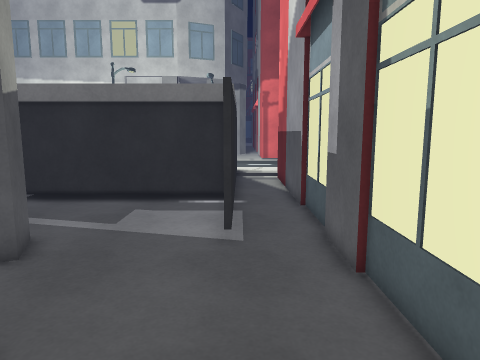
[1] (above)

18 first-person views from a walk through a 3-D level made in the Unity game engine. The camera is 1.5 m above the floor, tilts 8° down and sees 70° across. The floor is counted in squares, 0.5 m on a side. Each view is taken from the middle of a square. On the plan, view 1 faces up. The plan holds only what a view shows up to about 20 squares ahead; the rest is blank. The place goes on beyond the plan. Door leaves are left out, so doorways stand open. Some surface patterns are stand-ins.

[2]
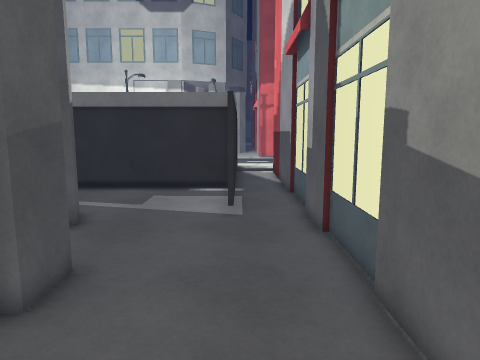

[3]
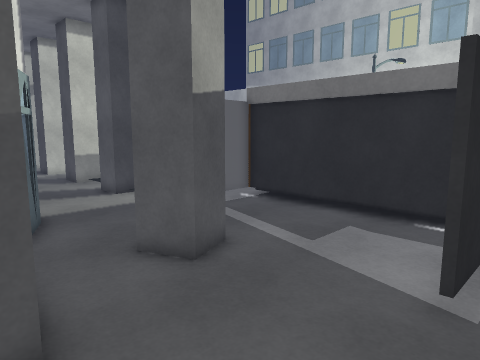

[4]
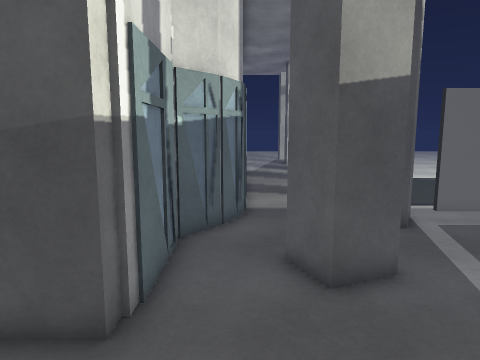

[5]
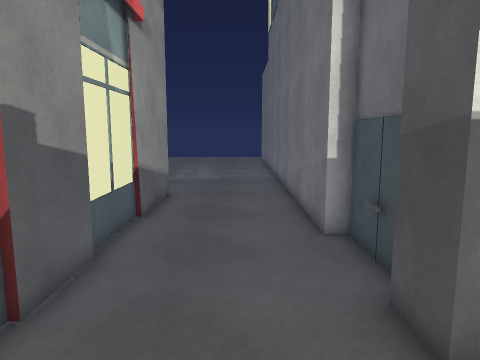

[6]
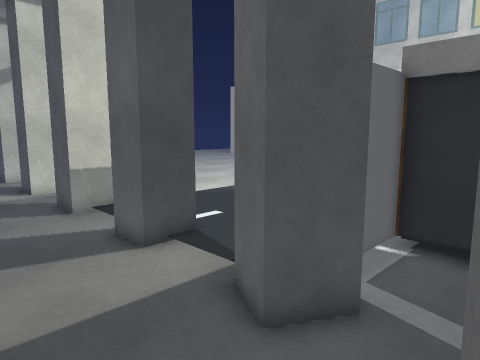

[7]
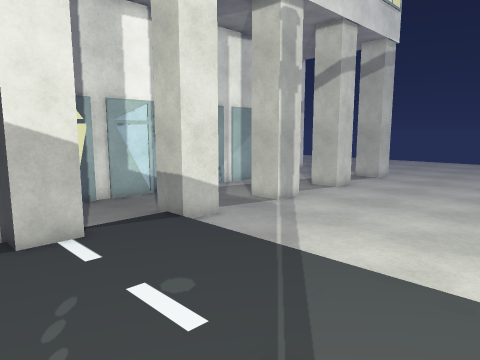

[8]
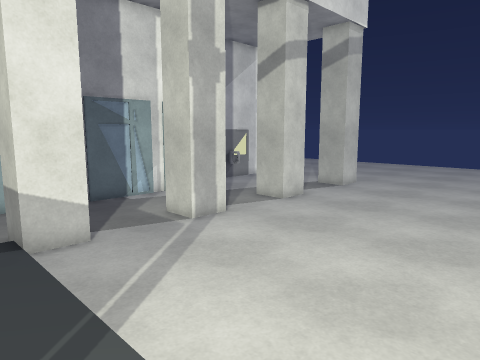

[9]
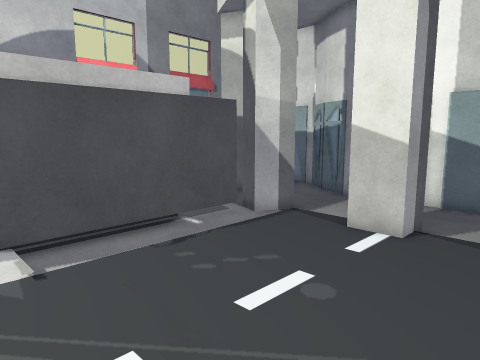

[10]
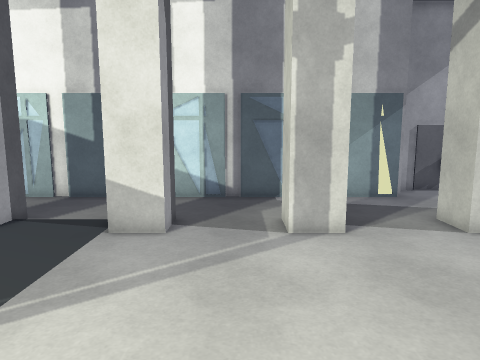

[11]
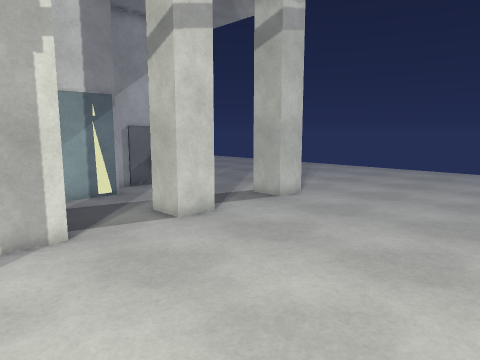

[12]
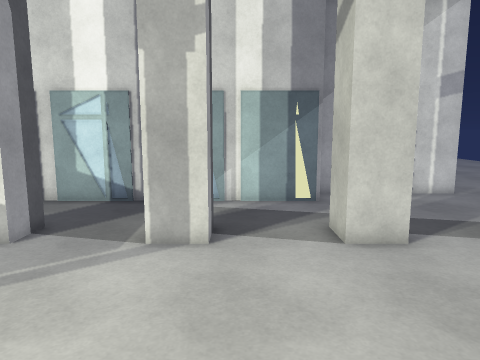

[13]
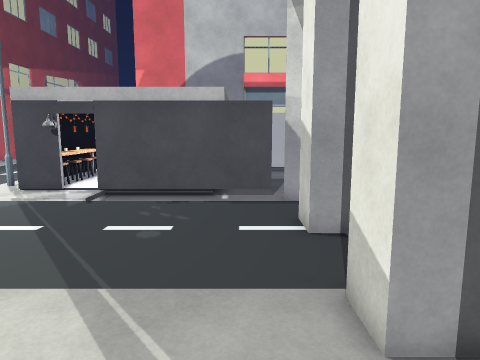

[14]
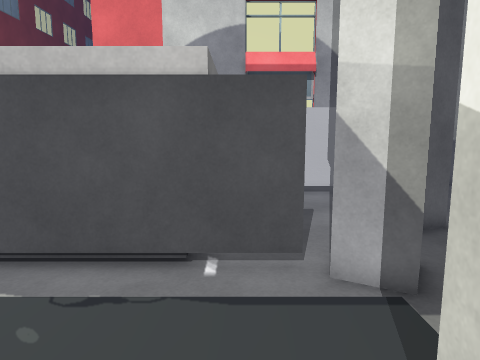

[15]
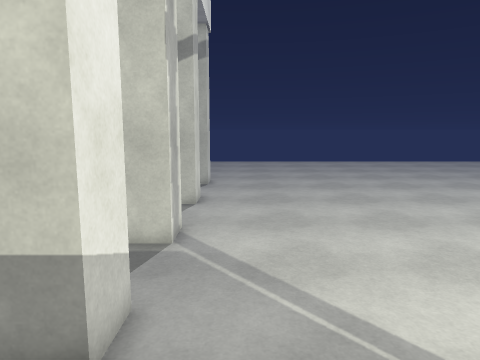

[16]
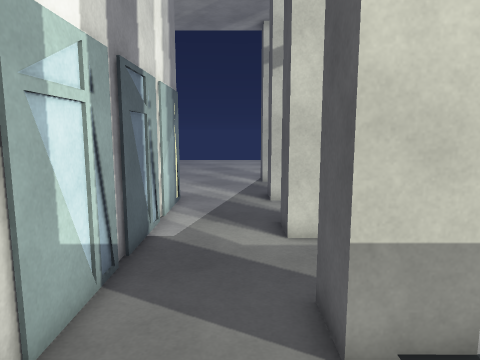

[17]
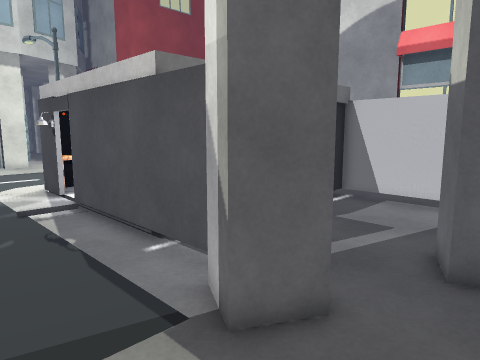

[18]
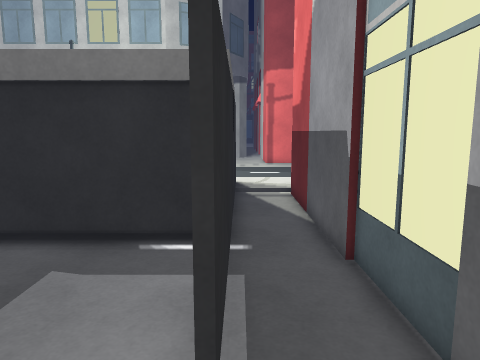

### Floor plan
Key: @ floor where view 1 was taken; # wall or solid block; . main floor; : floor 0.25 m higher than the main floor; D open door; B building; T thing the floor can be seen under or through; O other object.
Columns run from 35 left of view 1 to 3 right of it. Each row starts with its distance up from view 1.
 22 .........  .   . .  ...:OD         #.B
 21 .......................::D         #.B
 20 .........................#         #.B
 19 .........................#         #.B
 18 .........................#         #.B
 17 .........................#         #.B
 16 .........................T         T.B
 15 .........................TT#########.B
 14 .........................T.........T.B#
 13 .........................T.........T..B
 12 ..BBB...BBB..BBB..BBB...BB.........T..#
 11 ..B.B...B.B..B.B..B.B..BBB.........T..B
 10 ...BB...BB....B....BB...BB.........T..#
  9 ............................BB.......B#
  8 ............................BBB......B#
  7 ............................BB....... #
  6 ....BBBBBBBBBBBBBBBBBBBBBB............B
  5 BB..                     BB...........#
  4  BBB                      BBBBBB......B
  3                                B..... #
  2                                B.....B#
  1                                B.....B#
  0                                B...@..#
 -1                                B......B
 -2                                B......#
 -3                                B......B
 -4                                B.....B#

Where each view was taken, in squares from view 1:
view 1: 0 up, 0 right, facing up
view 2: 3 down, 0 right, facing up
view 3: 3 up, 1 right, facing up-left
view 4: 6 up, 1 right, facing left
view 5: 8 up, 1 left, facing down
view 6: 6 up, 7 left, facing up-left
view 7: 22 up, 13 left, facing down-left
view 8: 22 up, 18 left, facing down-left
view 9: 22 up, 20 left, facing down-right
view 10: 22 up, 24 left, facing down
view 11: 22 up, 24 left, facing down-left
view 12: 21 up, 28 left, facing down
view 13: 14 up, 26 left, facing right
view 14: 14 up, 18 left, facing right
view 15: 14 up, 16 left, facing left
view 16: 9 up, 16 left, facing left
view 17: 7 up, 15 left, facing up-right
view 18: 6 up, 0 right, facing up
